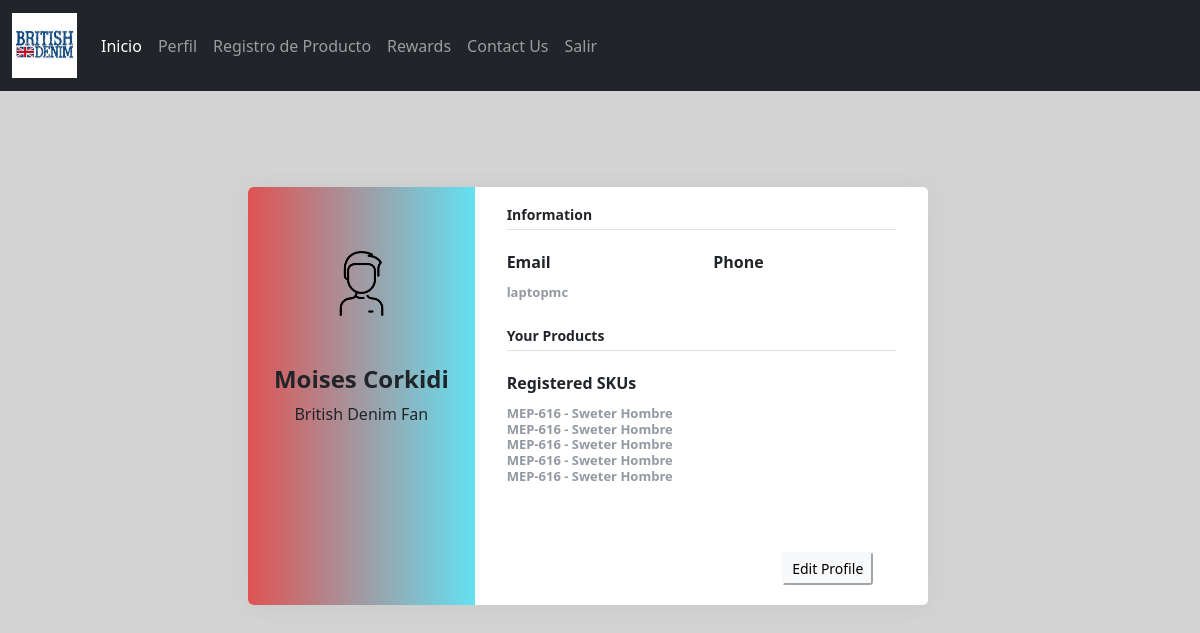
The page /profile/ (signed in) on the database as committed earlier.
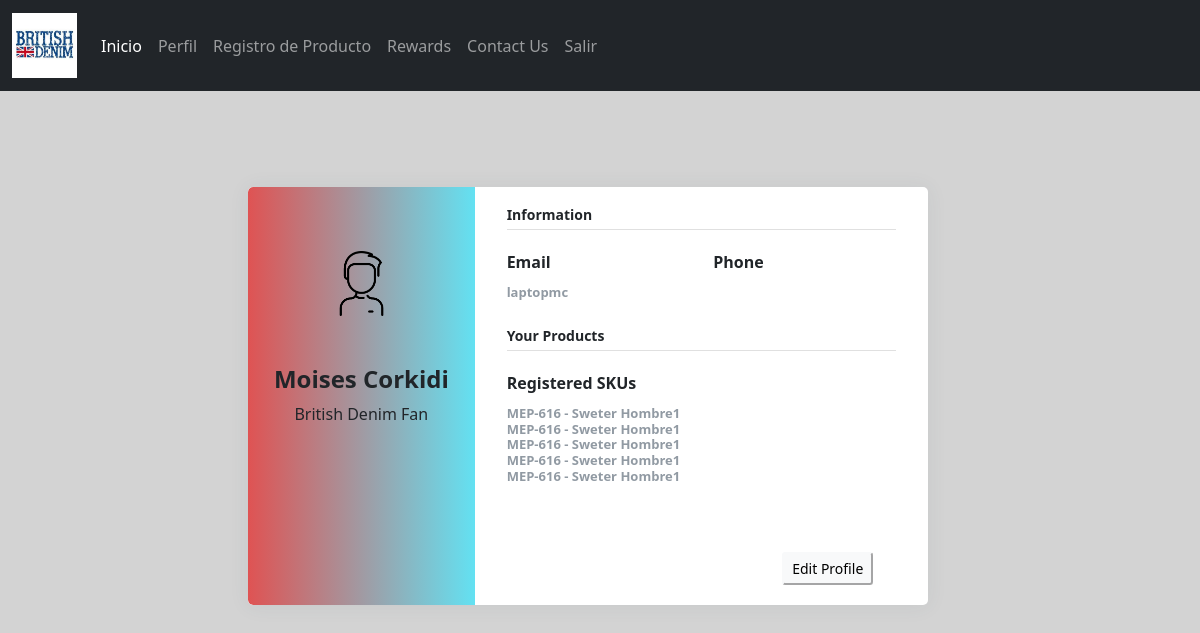
The same page on the database as committed later.
### britishdenim/models.py (models this page shows, shortened)
class Consumer(models.Model):
    user_id = models.ForeignKey(User, on_delete=models.CASCADE, default=1)
    sku = models.ForeignKey(Item,on_delete=models.CASCADE)
    where = models.CharField(max_length=100, default="")
    when = models.CharField(max_length=100, default="")
    country = models.CharField(max_length=100, default="")
    city = models.CharField(max_length=100, default="")
    getInfo = models.BooleanField(default = True)

class Item(models.Model):
    sku = models.CharField(max_length=200)
    name = models.CharField(max_length=200, default="")
    def __str__(self):
        return self.sku

### user/views.py (the view)
# urls.py: path('profile/', user_views.profile, name='profile'),
@login_required
def profile(request):
    items = Item.objects.all()
    consumer = Consumer.objects.filter(user_id=request.user)
    context = {'items': items, 'consumer': consumer}
    return render(request, 'user/profile.html', context)

### user/templates/user/profile.html (shortened to what this page needs)
{% extends "britishdenim/base.html" %}
{% block body %}
{% load static %}
<div class="pt-5"></div>
<div class="page-content page-container" id="page-content">
    <div class="padding">
        <div class="row container d-flex justify-content-center">
            <div class="col-xl-8 col-md-12">
                <div class="card user-card-full">
                    <div class="row m-l-0 m-r-0">
                        <div class="col-sm-4 bg-c-lite-green user-profile">
                            <div class="card-block text-center text-black">
                                <br>
                                <div class="m-b-25"> <img src="{% static '/britishdenim/images/user.png' %}" class="img-radius" alt="User-Profile-Image" width="65" height="65"> </div>
                                <br>
                                <h4 class="f-w-600">{{ user.first_name}} {{user.last_name}}</h4>
                                <p>British Denim Fan</p>
                            </div>
                        </div>
                        <div class="col-sm-8">
                            <div class="card-block">
                                <h6 class="m-b-20 p-b-5 b-b-default f-w-600">Information</h6>
                                <div class="row">
                                    <div class="col-sm-6">
                                        <p class="m-b-10 f-w-600">Email</p>
                                        <h6 class="text-muted f-w-400">{{user.username}}</h6>
                                    </div>
                                    <div class="col-sm-6">
                                        <p class="m-b-10 f-w-600">Phone</p>
                                    </div>
                                </div>
                                <h6 class="m-b-20 m-t-40 p-b-5 b-b-default f-w-600">Your Products</h6>
                                <div class="row">
                                    <div class="col-sm-6">
                                        <p class="m-b-10 f-w-600">Registered SKUs</p>
                                        <h6 class="text-muted f-w-400">
                                            {% for i in consumer %}
                                            {{ i.sku}} - {{i.sku.name}}
                                            <br>
                                            {%endfor%}
                                        </h6>
                                    </div>
                                </div>
                                <ul class="social-link list-unstyled m-t-40 m-b-10">
                                    <li></li>
                                    <li></li>
                                    <li></li>
                                </ul>
                                <div class="row">
                                    <div class="col-8"></div>
                                    <div class="col-4">
                                        <button type="submit" class="btn-sm btn-light">Edit Profile</button>
                                    </div>
                                </div>
                            </div>
                        </div>
                    </div>
                </div>
            </div>
        </div>
    </div>
</div>
{% endblock %}

Rows that differ between the two databases and show on the page:
changed through a linked row, Consumer (number 1 of 5 on the later page): sku.name "Sweter Hombre" → "Sweter Hombre1"
changed through a linked row, Consumer (number 2 of 5 on the later page): sku.name "Sweter Hombre" → "Sweter Hombre1"
changed through a linked row, Consumer (number 3 of 5 on the later page): sku.name "Sweter Hombre" → "Sweter Hombre1"
changed through a linked row, Consumer (number 4 of 5 on the later page): sku.name "Sweter Hombre" → "Sweter Hombre1"
changed through a linked row, Consumer (number 5 of 5 on the later page): sku.name "Sweter Hombre" → "Sweter Hombre1"
